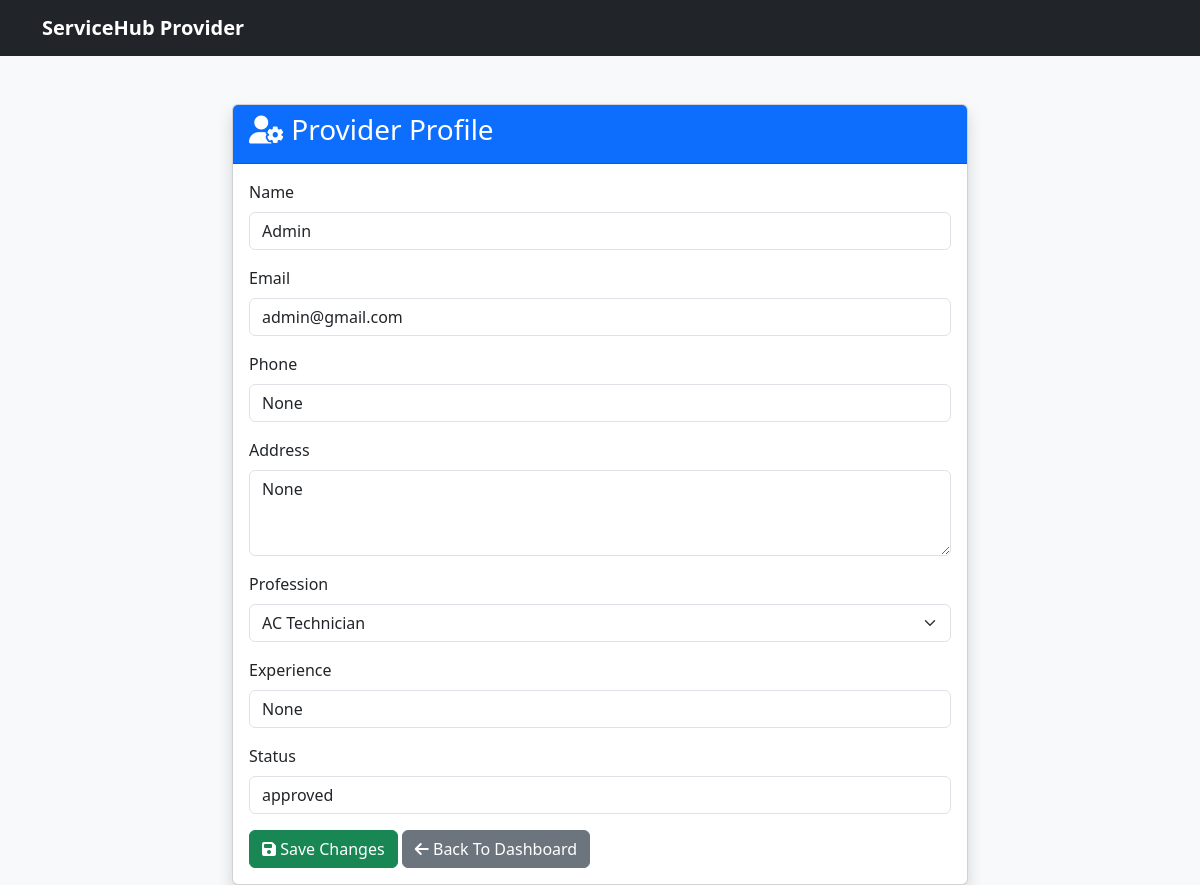
Screenshot of /provider-profile (signed in) with the database file from the repository.
### tables this page shows
CREATE TABLE users(
    id INTEGER PRIMARY KEY AUTOINCREMENT,
    name TEXT NOT NULL,
    email TEXT UNIQUE NOT NULL,
    password TEXT NOT NULL,
    role TEXT DEFAULT 'customer',
    phone TEXT,
    address TEXT,
    profession TEXT,
    experience TEXT,
    status TEXT DEFAULT 'pending',
    created_at TIMESTAMP DEFAULT CURRENT_TIMESTAMP
);

### app.py (the view, shortened to what this page needs)
@app.route("/provider-profile", methods=["GET", "POST"])
def provider_profile():
    if "user_id" not in session:
        return redirect(url_for("login"))
    conn = get_db_connection()
    worker = conn.execute(
        "SELECT * FROM users WHERE id=?",
        (session["user_id"],)
    ).fetchone()
    conn.close()
    return render_template(
        "provider/provider_profile.html",
        worker=worker
    )

### app.py (called while the page is built)
def get_db_connection():
    conn = sqlite3.connect(DATABASE)
    conn.row_factory = sqlite3.Row
    return conn

### templates/provider/provider_profile.html (shortened to what this page needs)
<!DOCTYPE html>
<html lang="en">
<head>
    <link href="https://cdn.jsdelivr.net/npm/bootstrap@5.3.3/dist/css/bootstrap.min.css"
          rel="stylesheet">
    <link rel="stylesheet"
          href="https://cdnjs.cloudflare.com/ajax/libs/font-awesome/6.5.1/css/all.min.css">
</head>
<body class="bg-light">
<nav class="navbar navbar-dark bg-dark">
    <div class="container">
        <a class="navbar-brand fw-bold"
           href="/worker-dashboard">
            ServiceHub Provider
        </a>
    </div>
</nav>
<div class="container mt-5">
    <div class="row justify-content-center">
        <div class="col-md-8">
            <div class="card shadow">
                <div class="card-header bg-primary text-white">
                    <h3>
                        <i class="fas fa-user-cog"></i>
                        Provider Profile
                    </h3>
                </div>
                <div class="card-body">
                    <form method="POST">
                        <div class="mb-3">
                            <label class="form-label">
                                Name
                            </label>
                            <input type="text"
                                   name="name"
                                   class="form-control"
                                   value="{{ worker.name }}">
                        </div>
                        <div class="mb-3">
                            <label class="form-label">
                                Email
                            </label>
                            <input type="email"
                                   class="form-control"
                                   value="{{ worker.email }}"
                                   readonly>
                        </div>
                        <div class="mb-3">
                            <label class="form-label">
                                Phone
                            </label>
                            <input type="text"
                                   name="phone"
                                   class="form-control"
                                   value="{{ worker.phone }}">
                        </div>
                        <div class="mb-3">
                            <label class="form-label">
                                Address
                            </label>
                            <textarea name="address"
                                      class="form-control"
                                      rows="3">{{ worker.address }}</textarea>
                        </div>
                        <div class="mb-3">
                            <label class="form-label">
                                Profession
                            </label>
                            <select name="profession"
                                    class="form-select">
                                <option value="AC Technician">AC Technician</option>
                            </select>
                        </div>
                        <div class="mb-3">
                            <label class="form-label">
                                Experience
                            </label>
                            <input type="text"
                                   name="experience"
                                   class="form-control"
                                   value="{{ worker.experience }}">
                        </div>
                        <div class="mb-3">
                            <label class="form-label">
                                Status
                            </label>
                            <input type="text"
                                   class="form-control"
                                   value="{{ worker.status }}"
                                   readonly>
                        </div>
                        <button type="submit"
                                class="btn btn-success">
                            <i class="fas fa-save"></i>
                            Save Changes
                        </button>
                        <a href="/worker-dashboard"
                           class="btn btn-secondary">
                            <i class="fas fa-arrow-left"></i>
                            Back To Dashboard
                        </a>
                    </form>
                </div>
            </div>
        </div>
    </div>
</div>
</body>
</html>

### rows the page displays
users: name "Admin", email "admin@gmail.com", status "approved"
